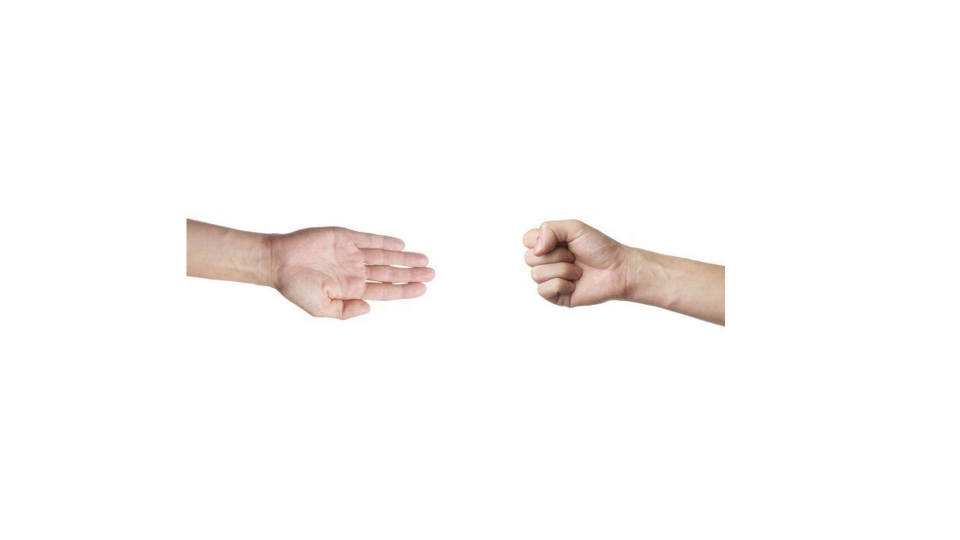
#> input picture frame 92 of pedra-papel-tesoura.mp4, 1920 x 1080 px (shown at 1/2 size)
$ python script.py
#> lines starting #> are read from the running program, lines starting #| are printed output that depends on the picture
#> further down, frame is the input picture: shape (1080, 1920, 3); mean B, G, R 249.3, 250.1, 252
import cv2 as cv

#Captuto o vídeo dentro da variavel vídeo
video = cv.VideoCapture("pedra-papel-tesoura.mp4")

#Criação de algumas variaveis para utilizar no código
contadorFrames = 0
maoEsquerda = ""
maoDireita = ""
movimentoAnteriorDireita = ""
movimentoAnteriorEsquerda = ""
placar = [0,0]

#Função para encontrar as mãos no código
def encontraMaos():
    #Utilização das variaveis globais
    global contadorFrames
    global maoEsquerda
    global maoDireita

    #Contando a quantidade de frames e transformandos os em GRAY para que o matchtemplete possa encontrar
    contadorFrames += 1
    frame_gray = cv.cvtColor(frame, cv.COLOR_RGB2GRAY)
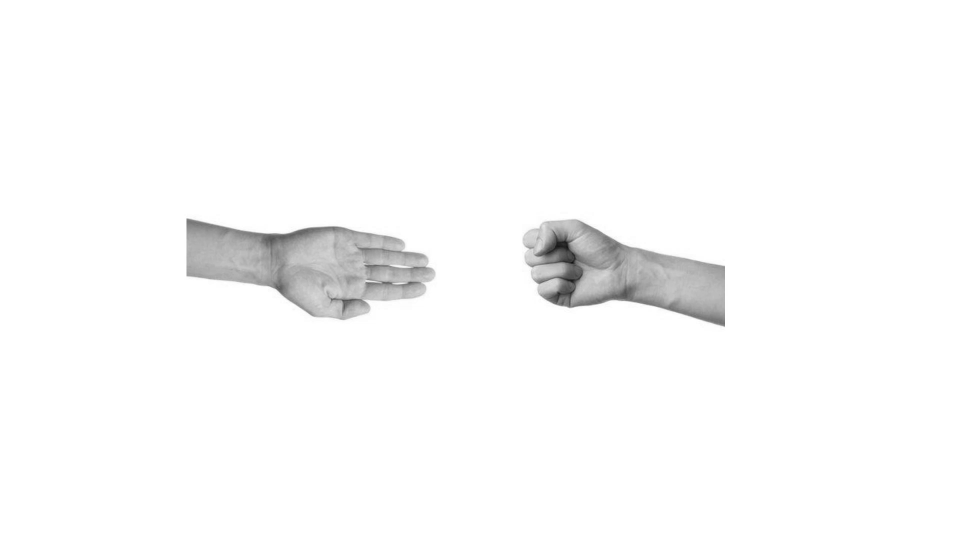
#> frame_gray: shape (1080, 1920) (shown at 1/2 size); min 13, max 255, mean 250.1

    #Logica para encontrarmos as mãos
    if (contadorFrames == 10):
        contadorFrames = 0
        maoDireita = encontraMaoDireita(frame_gray)
        maoEsquerda = encontraMaoEsquerda(frame_gray)

    #Pegando os resultados das mãos e encontrando quem venceu
    resultadoMaoDireita, resultadoMaoEsquerda = encontrandoVencedor(maoDireita, maoEsquerda)

    #Calculando o placar
    calculoPlacar(resultadoMaoDireita, resultadoMaoEsquerda)
    #Imprime o placar no vídeo
    cv.putText(frame, "Jogador 1 placar: " + str(placar[0]), (300, 50), cv.FONT_HERSHEY_SIMPLEX, 1, (0, 0, 0), 2, cv.LINE_AA)
    cv.putText(frame, "Jogador 2 placar: " + str(placar[1]), (800, 50), cv.FONT_HERSHEY_SIMPLEX, 1, (0, 0, 0), 2, cv.LINE_AA)
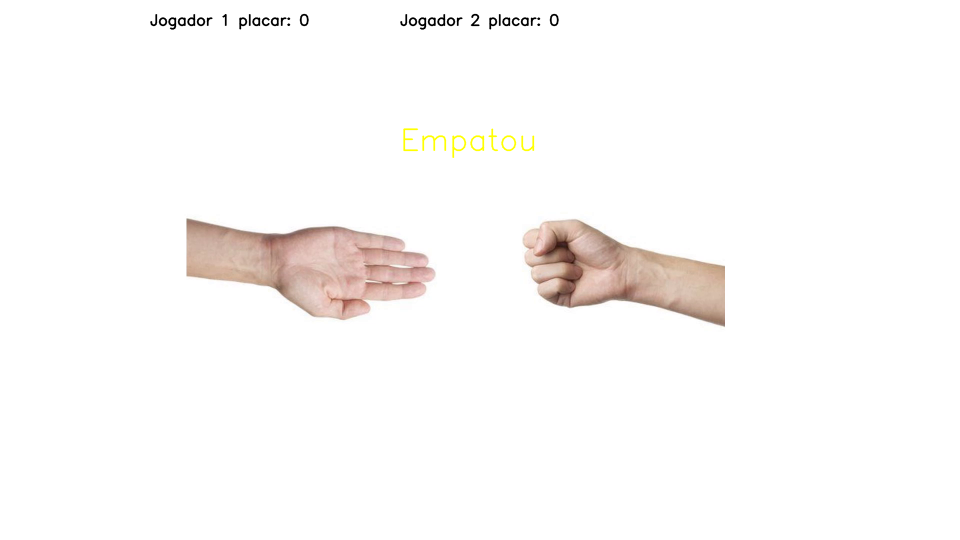
#> frame: shape (1080, 1920, 3) (shown at 1/2 size); mean B, G, R 248.5, 249.6, 251.4

#Função para podermos encontrar as jogadas da mão direita
def encontraMaoDireita(frame_gray):
    #Encontrando tesoura
    tesoura = cv.imread('tesoura_mao_direita.png', 0)
    encontraTesoura = cv.matchTemplate(frame_gray, tesoura, cv.TM_SQDIFF_NORMED).max()
    #Encontrando pedra
    pedra = cv.imread('pedra_mao_direita.png', 0)
    encontraPedra = cv.matchTemplate(frame_gray, pedra, cv.TM_SQDIFF_NORMED).max()
    #Fazendo a logica para reconhecer se for pedra, tesoura ou papel.
    if(encontraPedra > 0.2 and encontraPedra < 0.21):
        return "Pedra"
    if (encontraTesoura > 0.2194):
        return "Tesoura"
    else:
        return "Papel"

#Função para podermos encontrar as jogadas da mão esquerda
def encontraMaoEsquerda(frame_gray):
    #Encontrando tesoura
    tesoura = cv.imread('tesoura_mao_esquerda.png', 0)
    encontraTesoura = cv.matchTemplate(frame_gray, tesoura, cv.TM_SQDIFF_NORMED).max()
    #Encontrando pedra
    pedra = cv.imread('pedra_mao_esquerda.png', 0)
    encontraPedra = cv.matchTemplate(frame_gray, pedra, cv.TM_CCOEFF_NORMED).max()
    #Fazendo a logica para reconhecer se for pedra, tesoura ou papel.
    if(encontraPedra < 0.40):
        return "Pedra"
    elif(encontraTesoura > 0.21):
        return "Tesoura"
    else:
        return "Papel"

#Logica para encontrar o jogador que ganhou a rodada
def encontrandoVencedor(maoDireita, maoEsquerda):

    #Logica do empate
    if(maoDireita == maoEsquerda):
        cv.putText(frame, str("Empatou"), (800, 300), cv.FONT_HERSHEY_SIMPLEX, 2, (0, 255, 255), 2, cv.LINE_AA)
        cv.putText(frame, str(maoEsquerda), (350, 200), cv.FONT_HERSHEY_SIMPLEX, 2, (0, 0, 0), 2, cv.LINE_AA)
        cv.putText(frame, str(maoDireita), (1100, 200), cv.FONT_HERSHEY_SIMPLEX, 2, (0, 0, 0), 2, cv.LINE_AA)
        return "Empate", "Empate"

     #Logica jogador 2 ganhou
    elif(maoDireita == "Pedra" and maoEsquerda == "Tesoura"):
        cv.putText(frame, str("Jogador 2 ganhou"), (500, 300), cv.FONT_HERSHEY_SIMPLEX, 2, (0, 255, 0), 2, cv.LINE_AA)
        cv.putText(frame, str("Tesoura"), (350, 200), cv.FONT_HERSHEY_SIMPLEX, 2, (0, 0, 0), 2, cv.LINE_AA)
        cv.putText(frame, str("Pedra"), (1100, 200), cv.FONT_HERSHEY_SIMPLEX, 2, (0, 0, 0), 2, cv.LINE_AA)
        return "Perdedor", "Ganhador"

    #Logica jogador 2 ganhou
    elif (maoDireita == "Papel" and maoEsquerda == "Pedra"):
        cv.putText(frame, str("Jogador 2 ganhou"), (500, 300), cv.FONT_HERSHEY_SIMPLEX, 2, (0, 255, 0), 2, cv.LINE_AA)
        cv.putText(frame, str("Papel"), (350, 200), cv.FONT_HERSHEY_SIMPLEX, 2, (0, 0, 0), 2, cv.LINE_AA)
        cv.putText(frame, str("Papel"), (1100, 200), cv.FONT_HERSHEY_SIMPLEX, 2, (0, 0, 0), 2, cv.LINE_AA)
        return "Perdedor", "Ganhador"

    #Logica jogador 2 ganhou
    elif (maoDireita == "Tesoura" and maoEsquerda == "Papel"):
        cv.putText(frame, str("Jogador 2 ganhou"), (500, 300), cv.FONT_HERSHEY_SIMPLEX, 2, (0, 255, 0), 2, cv.LINE_AA)
        cv.putText(frame, str("Papel"), (350, 200), cv.FONT_HERSHEY_SIMPLEX, 2, (0, 0, 0), 2, cv.LINE_AA)
        cv.putText(frame, str("Tesoura"), (1100, 200), cv.FONT_HERSHEY_SIMPLEX, 2, (0, 0, 0), 2, cv.LINE_AA)
        return "Perdedor", "Ganhador"

    #Logica jogador 1 ganhou
    elif (maoDireita == "Pedra" and maoEsquerda == "Papel"):
        cv.putText(frame, str("Jogador 1 ganhou"), (500, 300), cv.FONT_HERSHEY_SIMPLEX, 2, (0, 255, 0), 2, cv.LINE_AA)
        cv.putText(frame, str("Papel"), (350, 200), cv.FONT_HERSHEY_SIMPLEX, 2, (0, 0, 0), 2, cv.LINE_AA)
        cv.putText(frame, str("Pedra"), (1100, 200), cv.FONT_HERSHEY_SIMPLEX, 2, (0, 0, 0), 2, cv.LINE_AA)
        return "Ganhador", "Perdedor"

    #Logica jogador 1 ganhou
    elif (maoDireita == "Papel" and maoEsquerda == "Tesoura"):
        cv.putText(frame, str("Jogador 1 ganhou"), (500, 300), cv.FONT_HERSHEY_SIMPLEX, 2, (0, 255, 0), 2, cv.LINE_AA)
        cv.putText(frame, str("Tesoura"), (350, 200), cv.FONT_HERSHEY_SIMPLEX, 2, (0, 0, 0), 2, cv.LINE_AA)
        cv.putText(frame, str("Papel"), (1100, 200), cv.FONT_HERSHEY_SIMPLEX, 2, (0, 0, 0), 2, cv.LINE_AA)
        return "Ganhador", "Perdedor"

    #Logica jogador 1 ganhou
    elif (maoDireita == "Tesoura" and maoEsquerda == "Pedra"):
        cv.putText(frame, str("Jogador 1 ganhou"), (500, 300), cv.FONT_HERSHEY_SIMPLEX, 2, (0, 255, 0), 2, cv.LINE_AA)
        cv.putText(frame, str("Pedra"), (350, 200), cv.FONT_HERSHEY_SIMPLEX, 2, (0, 0, 0), 2, cv.LINE_AA)
        cv.putText(frame, str("Tesoura"), (1100, 200), cv.FONT_HERSHEY_SIMPLEX, 2, (0, 0, 0), 2, cv.LINE_AA)
        return "Ganhador", "Perdedor"
    #Logica jogada não identificada

    else:
        cv.putText(frame, str("Jogada não identificada"), (500, 300), cv.FONT_HERSHEY_SIMPLEX, 2, (0, 255, 0), 2, cv.LINE_AA)
        return "Não identificado", "Não identificado"

#Função para calcular o placar do jogo
def calculoPlacar(resultadoMaoDireita, resultadoMaoEsquerda):

    #Pegando as variaveis globais criadas no inicio
    global placar
    global maoDireita
    global maoEsquerda
    global movimentoAnteriorDireita
    global movimentoAnteriorEsquerda

    #Logica para a pontuação do placar
    if not maoDireita == movimentoAnteriorDireita or not maoEsquerda == movimentoAnteriorEsquerda:
        #Mão esquerda pontuou
        if resultadoMaoEsquerda == "Ganhador":
            placar[1] += 1
        #Mão direita pontuou
        elif resultadoMaoDireita == "Ganhador":
            placar[0] += 1
        movimentoAnteriorDireita = maoDireita
        movimentoAnteriorEsquerda = maoEsquerda

#Pegando os frames do vídeo
if video.isOpened():
    ret, frame = video.read()
else:
    ret = False

#While para rodar o vídeo e fechar ele com o Q
while ret:
    encontraMaos()
    cv.imshow("Scrpt", frame)

    ret, frame = video.read()
    if cv.waitKey(1) & 0xFF == ord('q'): break
#> (key q is pressed here)

video.release()
cv.destroyAllWindows()

$ run again, starting later in the video
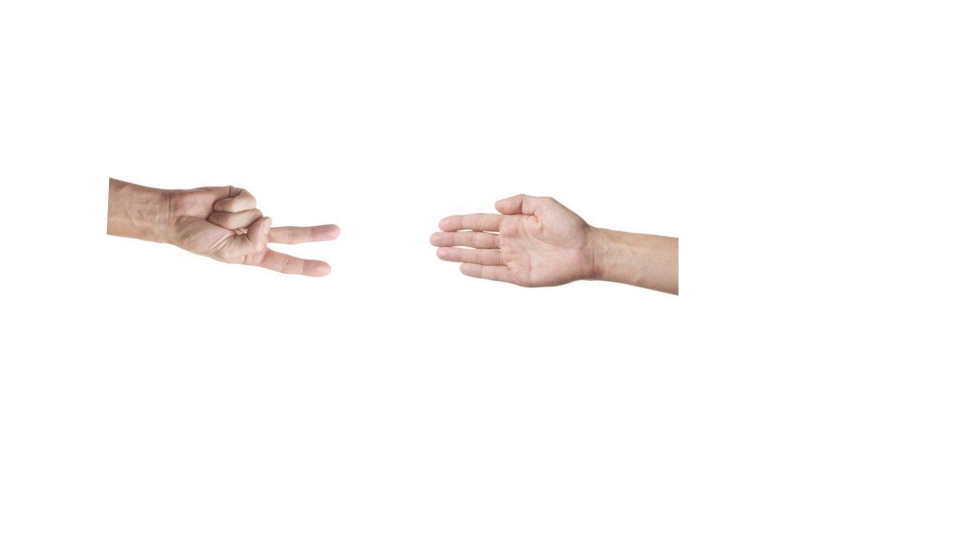
#> input picture frame 416 of pedra-papel-tesoura.mp4, 1920 x 1080 px (shown at 1/2 size)
#> frame is the input picture: shape (1080, 1920, 3); mean B, G, R 249.5, 250.1, 252.1
#> in encontraMaos, `frame_gray = cv.cvtColor(frame, cv.COLOR_RGB2GRAY)`:
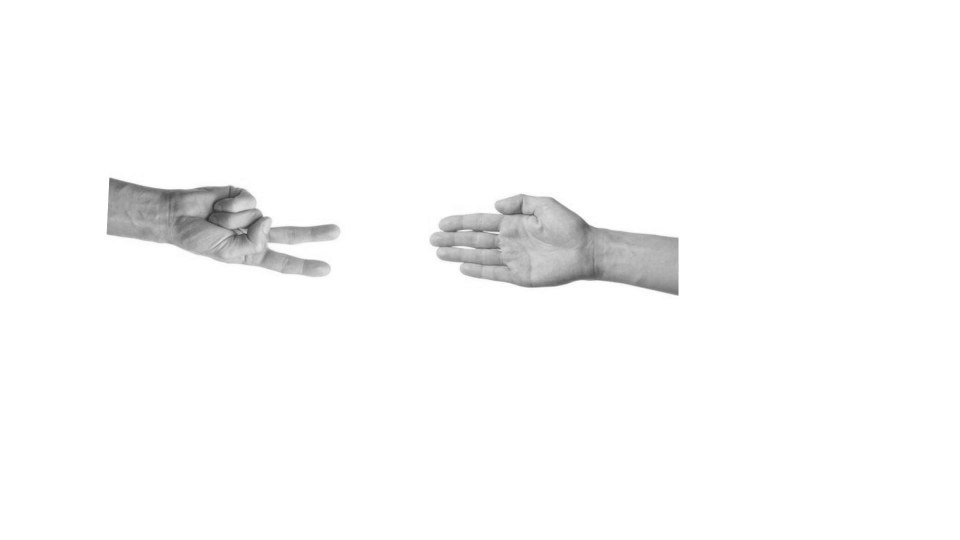
#> frame_gray: shape (1080, 1920) (shown at 1/2 size); min 44, max 255, mean 250.1
#> in encontraMaos, `cv.putText(frame, "Jogador 2 placar: " + str(placar[1]), (800, 50), cv..`:
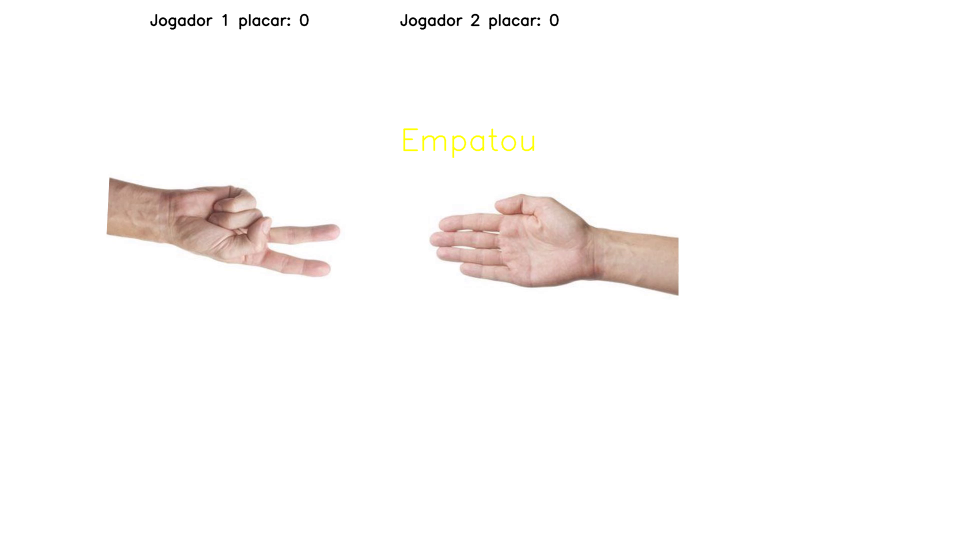
#> frame: shape (1080, 1920, 3) (shown at 1/2 size); mean B, G, R 248.6, 249.6, 251.5

$ run again, starting later in the video
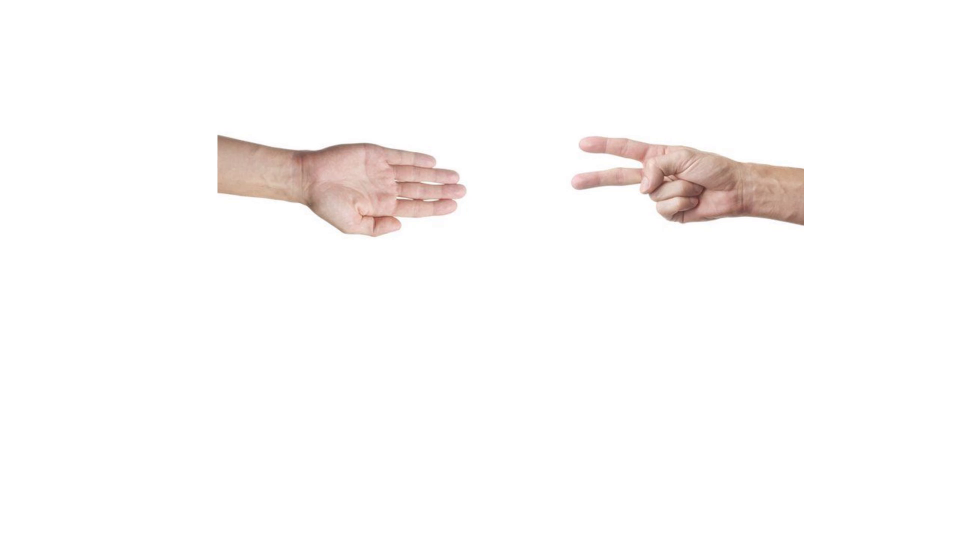
#> input picture frame 740 of pedra-papel-tesoura.mp4, 1920 x 1080 px (shown at 1/2 size)
#> frame is the input picture: shape (1080, 1920, 3); mean B, G, R 249.4, 250.1, 252.1
#> in encontraMaos, `frame_gray = cv.cvtColor(frame, cv.COLOR_RGB2GRAY)`:
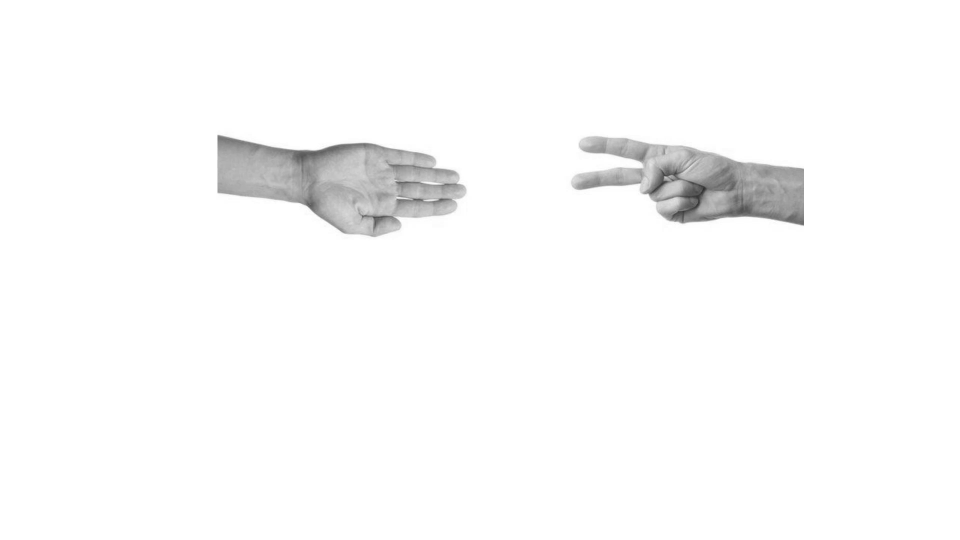
#> frame_gray: shape (1080, 1920) (shown at 1/2 size); min 44, max 255, mean 250.1
#> in encontraMaos, `cv.putText(frame, "Jogador 2 placar: " + str(placar[1]), (800, 50), cv..`:
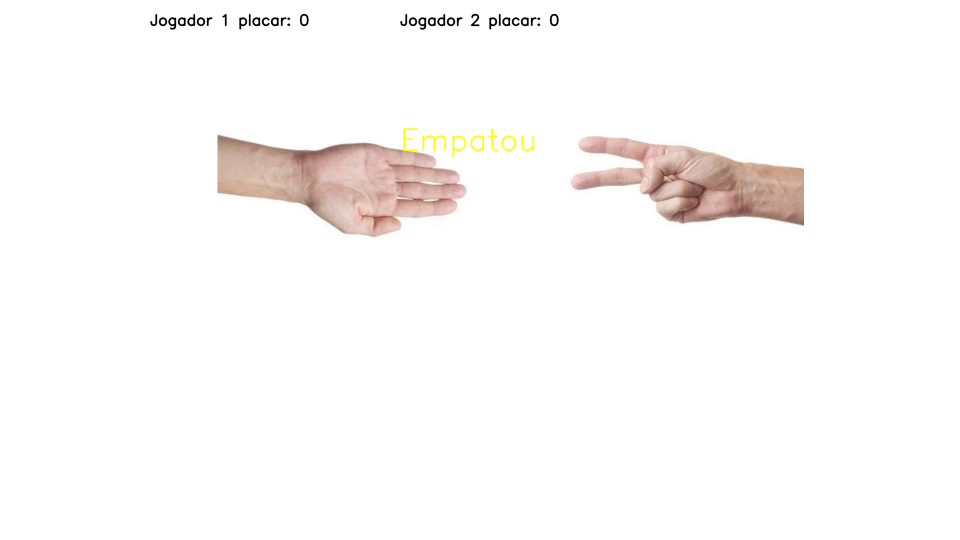
#> frame: shape (1080, 1920, 3) (shown at 1/2 size); mean B, G, R 248.6, 249.5, 251.5
